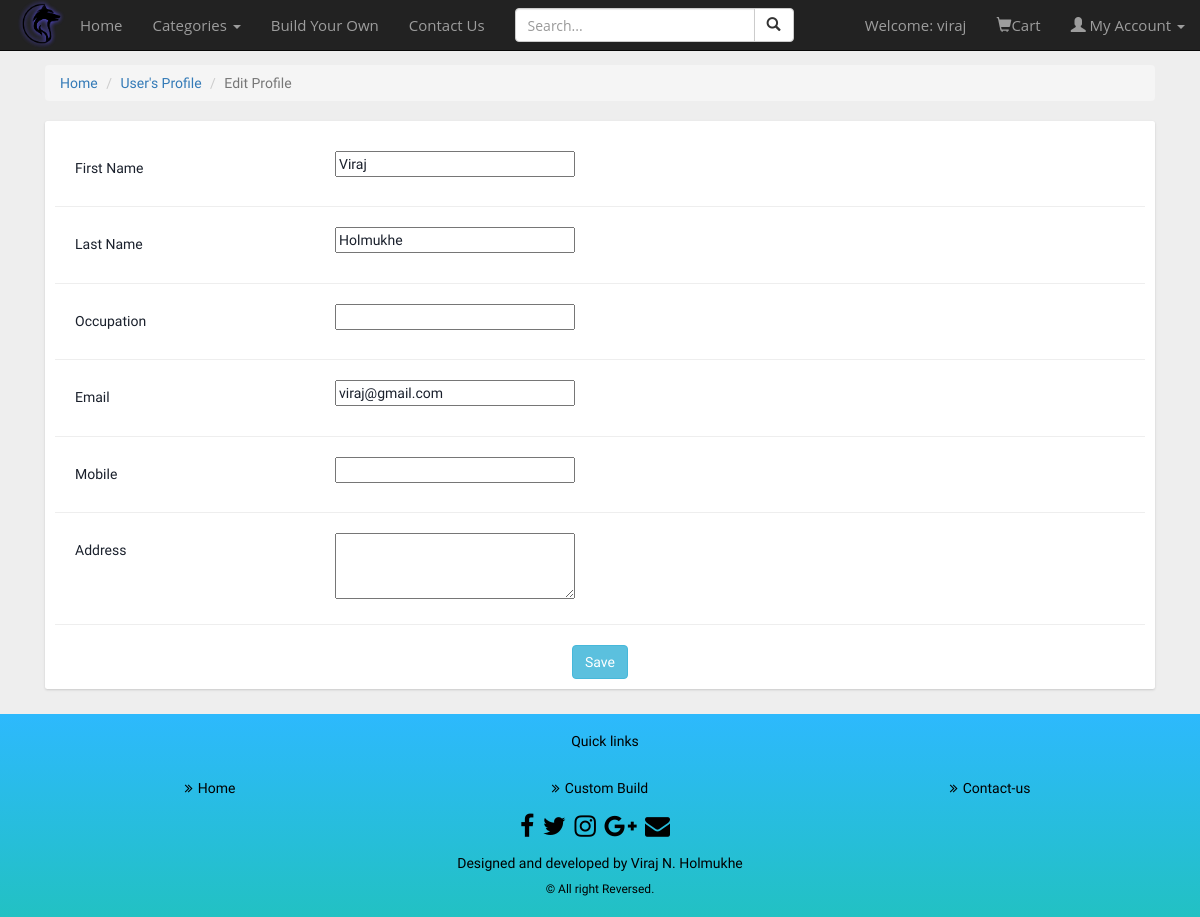
The page /edit-profile (signed in) on the database its author committed.
### Accounts/models.py (models this page shows, shortened)
class UserInfo(models.Model):
    username = models.CharField(max_length=20,primary_key=True)
    email = models.EmailField(max_length=30,unique=True)
    password = models.CharField(max_length=20)
    first_name = models.CharField(max_length=20,blank=True)
    last_name = models.CharField(max_length=20,blank=True)
    phone = models.CharField(max_length=13,blank=True)
    occupation = models.CharField(max_length=20,blank=True)
    address = models.TextField(max_length=200,blank=True)
    class Meta:
        db_table="Userinfo"

### UserApp/views.py (the view, shortened to what this page needs)
# urls.py: path('edit-profile',views.editProfile),
def editProfile(request):
    if(request.method=="GET"):
        if("uname" in request.session):
            profile=UserInfo.objects.get(username=request.session["uname"])
            return render(request,"profile-edit.html",{"profile":profile})
        else:
            redirect(login)

### templates/profile-edit.html (shortened to what this page needs)
{% extends 'index.html' %}
{% load static %}
{% block Content %}
<link rel="stylesheet" type="text/css" href="{% static 'profile.css' %}">
<div class="container">
    <div class="main-body">
        <ol class="breadcrumb">
            <li><a href="/">Home</a></li>
            <li><a href="/profile">User's Profile</a></li>
            <li class="active">Edit Profile</li>
        </ol>
        <div class="row gutters-sm">
            <div class="col-md-12">
                <div class="card mb-3">
                    <div class="card-body">
                    <form method="POST">
                        <div class="row">
                            <div class="col-sm-3">
                                <h5 class="mb-0">First Name</h5>
                            </div>
                            <div class="col-sm-9 text-secondary">
                                <input type="text" name="first_name" value="{{profile.first_name}}">
                            </div>
                        </div>
                        <hr>
                        <div class="row">
                            <div class="col-sm-3">
                                <h5 class="mb-0">Last Name</h5>
                            </div>
                            <div class="col-sm-9 text-secondary">
                                <input type="text" name="last_name" value="{{profile.last_name}}">
                            </div>
                        </div>
                        <hr>
                        <div class="row">
                            <div class="col-sm-3">
                                <h5 class="mb-0">Occupation</h5>
                            </div>
                            <div class="col-sm-9 text-secondary">
                                <input type="text" name="occupation" value="{{profile.occupation}}">
                            </div>
                        </div>
                        <hr>
                        <div class="row">
                            <div class="col-sm-3">
                                <h5 class="mb-0">Email</h5>
                            </div>
                            <div class="col-sm-9 text-secondary">
                                <input type="text" name="email" value="{{profile.email}}">
                            </div>
                        </div>
                        <hr>
                        <div class="row">
                            <div class="col-sm-3">
                                <h5 class="mb-0">Mobile</h5>
                            </div>
                            <div class="col-sm-9 text-secondary">
                                <input type="text" name="mobile" value="{{profile.phone}}">
                            </div>
                        </div>
                        <hr>
                        <div class="row">
                            <div class="col-sm-3">
                                <h5 class="mb-0">Address</h5>
                            </div>
                            <div class="col-sm-9 text-secondary">
                                <textarea rows="3" name="address" type="text">{{profile.address}}</textarea>
                            </div>
                        </div>
                        <hr>
                        <div class="row">
                            <div class="col-sm-12" style="text-align: center;">
                                <button class="btn btn-info"  type="submit" >Save</button>
                            </div>
                        </div>
                    </form>
                    </div>
                </div>
            </div>
        </div>
    </div>
</div>
{% endblock %}

### static/index.css (style rules this page uses)
body { padding-top: 50px; background-color: #eee; }

### static/profile.css (style rules this page uses)
body { color: #1a202c; text-align: left; font-family: 'Comfortaa', cursive; }
.main-body { padding: 15px; }
.card { box-shadow: 0 1px 3px 0 rgba(0,0,0,.1), 0 1px 2px 0 rgba(0,0,0,.06); padding-top: 20px; }
.card { position: relative; display: flex; flex-direction: column; min-width: 0; word-wrap: break-word; background-color: #fff; background-clip: border-box; border: 0 solid rgba(0,0,0,.125); border-radius: .25rem; }
.card-body { flex: 1 1 auto; min-height: 1px; padding: 1rem; }
.gutters-sm { margin-right: -8px; margin-left: -8px; }
.gutters-sm>.col, .gutters-sm>[class*=col-] { padding-right: 8px; padding-left: 8px; }
.mb-3, .my-3 { margin-bottom: 1rem!important; }
input,textarea { max-width: 3500px; min-width: 240px; }
.mb-0 { margin-left: 20px; }

### rows shown on the page
UserInfo: first_name "Viraj", last_name "Holmukhe", email "viraj@gmail.com"

### other values the page prints
{{ request.session.uname }} "viraj"
